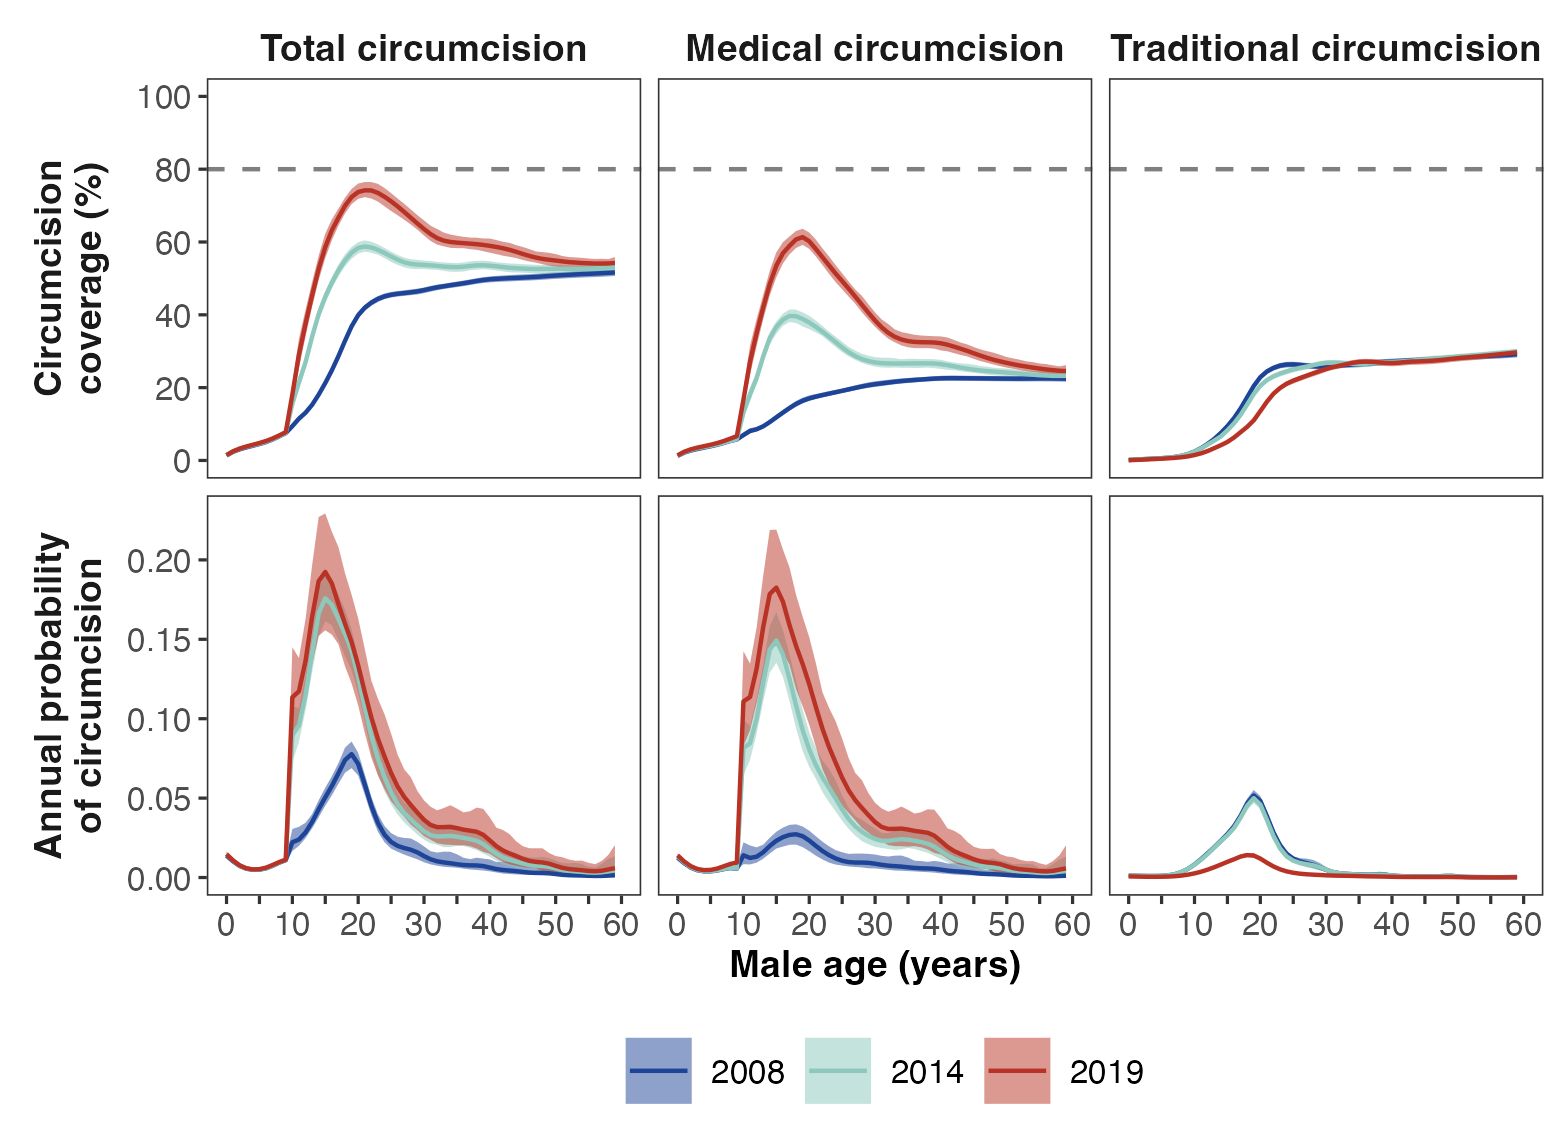

Recreate this plot in R.
#####################
### Preliminaries ###
#####################
# Clearing Workspace
rm(list = ls())

# Set working directory
setwd('~/Dropbox/Github/zaf-circumcision-rates/Documents/nature-comms-rev2/Figures/paper')

# Loading source code 
source('../src/0_Source.R')

################################################
### Preparing location/shapefile information ###
################################################
# Loading shapefiles 
area_hierarchy <- read.csv("../src/zaf_area_hierarchy.csv")
area_boundaries <- read_sf("../src/zaf_area_boundaries.geojson")

# Adding a unique identifier within Admin code and merging to boundaries
area_hierarchy <- area_hierarchy %>% 
  group_by(area_level) %>% 
  mutate(space = seq(dplyr::n())) %>%
  ungroup()

# Adding a unique identifier within Admin code and merging to boundaries
area_boundaries <- area_hierarchy %>% 
  group_by(area_level) %>% 
  mutate(space = seq(dplyr::n())) %>% 
  left_join(x =  area_boundaries,
            by = 'area_id') %>%
  ungroup()

######################################
### Preparing resutls for plotting ###
######################################
# Reading in results by age 
results_age1 <- read_csv('../src/Results_SingleAge_Probability.csv')
results_age2 <- read_csv('../src/Results_SingleAge_Incidence.csv')
results_age3 <- read_csv('../src/Results_SingleAge_Prevalence.csv')
results_age <- rbind(results_age1, results_age2, results_age3)
rm(results_age1, results_age2, results_age3)

###################################################
### Bar plot of number of circumcisions by type ###
###################################################
# Subsetting
tmp1 <- subset(results_age,
               type %in% c('Probability of circumcision (MC)', 
                           'Probability of circumcision (MMC)', 
                           'Probability of circumcision (TMC)',
                           'Circumcision coverage (MC)', 
                           'Circumcision coverage (MMC)', 
                           'Circumcision coverage (TMC)') &
                 year %in% c(2008, 2014, 2019) &
                 area_level == 0 & 
                 model == 'With program data') %>%
  dplyr::rename(mean.x   = mean, 
                sd.x     = sd, 
                median.x = median, 
                lower.x  = lower, 
                upper.x  = upper)

# Multiplying prevalence by 100
tmp1$mean.x[which(tmp1$type %in% c('Circumcision coverage (MC)', 'Circumcision coverage (MMC)', 'Circumcision coverage (TMC)'))] <- 
  100 * tmp1$mean.x[which(tmp1$type %in% c('Circumcision coverage (MC)', 'Circumcision coverage (MMC)', 'Circumcision coverage (TMC)'))]
tmp1$lower.x[which(tmp1$type %in% c('Circumcision coverage (MC)', 'Circumcision coverage (MMC)', 'Circumcision coverage (TMC)'))] <- 
  100 * tmp1$lower.x[which(tmp1$type %in% c('Circumcision coverage (MC)', 'Circumcision coverage (MMC)', 'Circumcision coverage (TMC)'))]
tmp1$upper.x[which(tmp1$type %in% c('Circumcision coverage (MC)', 'Circumcision coverage (MMC)', 'Circumcision coverage (TMC)'))] <- 
  100 * tmp1$upper.x[which(tmp1$type %in% c('Circumcision coverage (MC)', 'Circumcision coverage (MMC)', 'Circumcision coverage (TMC)'))]

# Relabelling for plot 
tmp1$type1 <- NA
tmp1$type1[which(tmp1$type %in% c('Circumcision coverage (MC)'))] <- 'Y'
tmp1$type1[which(tmp1$type %in% c('Circumcision coverage (MMC)'))] <- 'Y'
tmp1$type1[which(tmp1$type %in% c('Circumcision coverage (TMC)'))] <- 'Y'
tmp1$type1[which(tmp1$type %in% c('Probability of circumcision (MC)'))] <- 'Z'
tmp1$type1[which(tmp1$type %in% c('Probability of circumcision (MMC)'))] <- 'Z'
tmp1$type1[which(tmp1$type %in% c('Probability of circumcision (TMC)'))] <- 'Z'
tmp1$type2 <- NA
tmp1$type2[which(tmp1$type %in% c('Circumcision coverage (MC)'))] <- 'A'
tmp1$type2[which(tmp1$type %in% c('Circumcision coverage (MMC)'))] <- 'B'
tmp1$type2[which(tmp1$type %in% c('Circumcision coverage (TMC)'))] <- 'C'
tmp1$type2[which(tmp1$type %in% c('Probability of circumcision (MC)'))] <- 'A'
tmp1$type2[which(tmp1$type %in% c('Probability of circumcision (MMC)'))] <- 'B'
tmp1$type2[which(tmp1$type %in% c('Probability of circumcision (TMC)'))] <- 'C'


# Dummy dataset for limits in each panel
dummy1 <- rbind(expand.grid(x = c(0, 60),
                            y = c(0, 0.2),
                            year = NA,
                            type2 = c('A', 'B', 'C'),
                            type1 = 'Z'), 
                expand.grid(x = c(0, 60),
                            y = c(0, 100),
                            year = NA,
                            type2 = c('A', 'B', 'C'),
                            type1 = 'Y'))

# Dummy dataset to add 80% target
dummy2 = data.frame(type2 = c('A', 'B', 'C'),
                    type1 = 'Y',
                    year = NA,
                    y = c(80, 80, 80))

# PLotting 
fig4 <-ggplot(tmp1, 
              aes(x = age,
                  group = as.factor(year),
                  fill = as.factor(year),
                  colour = as.factor(year))) +
  # Adding fake limits to the plot
  geom_point(data = dummy1,
             aes(x = x,
                 y = y),
             colour = NA) +
  # Adding target line to prevalence
  geom_hline(data = dummy2,
             aes(yintercept = y),
             linewidth = 0.5,
             linetype = 'dashed',
             colour = 'grey50') +
  # Prevalence as area plot
  geom_ribbon(aes(ymin = lower.x,
                  ymax = upper.x),
              colour = NA,
              alpha = 0.5) +
  # Prevalence as area plot
  geom_line(aes(y = mean.x),
            linewidth = 0.5) +
  # Setting for the axes
  scale_x_continuous(breaks = seq(0, 60, by = 5),
                     labels = c(0, "", 10, "", 20, "", 30, "", 40, "", 50, "", 60)) + 
  scale_y_continuous(breaks = scales::pretty_breaks(7), limits = c(0, NA)) + 
  # Setting colour palette
  scale_colour_manual(values = rev(MetBrewer::met.brewer('Nizami', 3))) + 
  scale_fill_manual(values = rev(MetBrewer::met.brewer('Nizami', 3))) + 
  # Plotting labels
  labs(x = 'Male age (years)',
       y = NULL,
       colour = NULL,
       fill = NULL) +
  # Minimal theme
  theme_bw(8) +
  # Facet wrapping
  facet_grid(type1 ~ type2,
             scales = 'free', 
             labeller = as_labeller(c(A = "Total circumcision", 
                                      B = "Medical circumcision",
                                      C = "Traditional circumcision",
                                      Y = "Circumcision\ncoverage (%)",
                                      Z = "Annual probability\nof circumcision") ), 
             switch = "y")+  
  # Extra options on the plot 
  theme(axis.text = element_text(size = 8),
        strip.text = element_text(size = 9, face = "bold"),
        panel.grid = element_blank(), 
        strip.background = element_blank(),
        legend.text = element_text(size = 8),
        axis.title = element_text(size = 9, face = 'bold'),
        strip.placement = 'outside',
        legend.position = 'bottom')

# Saving plot 
ggsave("Figure4.pdf", fig4, width = 5.2, height = 3.8, units = "in")
ggsave("Figure4.png", fig4, width = 5.2, height = 3.8, units = "in")
ggsave("Figure4.eps", fig4, width = 5.2, height = 2.6, units = "in", device = cairo_ps)
